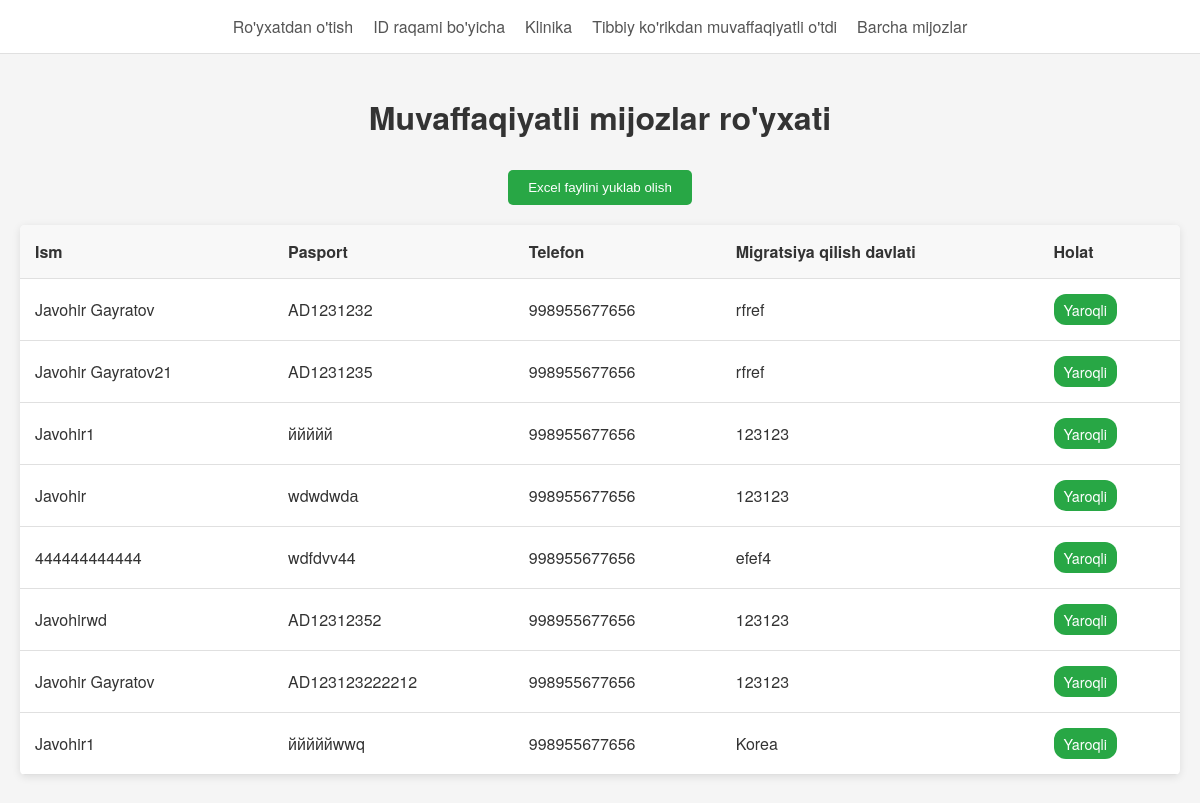
Page /assess_clients on the committed database.
### database.py (models this page shows)
class Client(Base):
    __tablename__ = "clients"
    user_id = Column(Integer, primary_key=True, index=True)
    name = Column(String)
    user_photo = Column(String)  # путь к файлу
    date_of_birth = Column(Date)
    user_passport_id = Column(String, unique=True, index=True)
    passport_photo = Column(String)  # путь к файлу
    user_phone_number = Column(String)
    migrating_country = Column(String)
    referral_for_tests = Column(String)  # путь к PDF
    reg_date = Column(DateTime, default=datetime.now)
    status = Column(Boolean, default=False)
    final_result = Column(String)  # путь к PDF
    assess = Column(Boolean, default=False)

### main.py (the view)
@app.get("/assess_clients")
async def assess_clients_page(request: Request, db: Session = Depends(get_db)):
    clients = db.query(Client).filter(Client.assess == True).all()
    return templates.TemplateResponse("assess_clients.html", {
        "request": request,
        "clients": clients
    })

### templates/assess_clients.html (shortened to what this page needs)
<!DOCTYPE html>
<html>
<head>
    <link rel="stylesheet" href="{{ url_for('static', path='/css/assess_clients.css') }}">
</head>
<body>
    <nav>
        <a href="/registration">Ro'yxatdan o'tish</a>
        <a href="/registration2">ID raqami bo'yicha</a>
        <a href="/clinic_client">Klinika</a>
        <a href="/assess_clients">Tibbiy ko'rikdan muvaffaqiyatli o'tdi</a>
        <a href="/all_clients">Barcha mijozlar</a>
    </nav>
    <div class="container">
        <h1>Muvaffaqiyatli mijozlar ro'yxati</h1>
        <button onclick="downloadExcel('assess')" class="download-btn">Excel faylini yuklab olish</button>
        <table>
            <thead>
                <tr>
                    <th>Ism</th>
                    <th>Pasport</th>
                    <th>Telefon</th>
                    <th>Migratsiya qilish davlati</th>
                    <th>Holat</th>
                </tr>
            </thead>
            <tbody>
                {% for client in clients %}
                <tr>
                    <td>{{ client.name }}</td>
                    <td>{{ client.user_passport_id }}</td>
                    <td>{{ client.user_phone_number }}</td>
                    <td>{{ client.migrating_country }}</td>
                    <td>
                        <span class="status-badge">Yaroqli</span>
                    </td>
                </tr>
                {% endfor %}
            </tbody>
        </table>
    </div>
</body>
</html>

### static/css/assess_clients.css (style rules this page uses)
body { margin: 0; font-family: 'Helvetica Neue', Helvetica, Arial, sans-serif; background-color: #f5f5f5; color: #333; }
nav { background-color: #ffffff; border-bottom: 1px solid #e0e0e0; padding: 15px 30px; display: flex; gap: 20px; justify-content: center; }
nav a { text-decoration: none; color: #555555; font-weight: 500; transition: color 0.3s; }
.container { max-width: 1200px; margin: 40px auto; padding: 0 20px; }
h1 { text-align: center; margin-bottom: 30px; font-size: 2em; color: #333333; }
.download-btn { display: block; margin: 0 auto 20px auto; padding: 10px 20px; background-color: #28a745; color: #ffffff; border: none; border-radius: 5px; cursor: pointer; transition: background-color 0.3s; }
table { width: 100%; border-collapse: collapse; background-color: #ffffff; border-radius: 5px; overflow: hidden; box-shadow: 0 2px 8px rgba(0, 0, 0, 0.1); }
th, td { padding: 15px; text-align: left; border-bottom: 1px solid #e0e0e0; }
th { background-color: #f8f8f8; font-weight: 600; }
.status-badge { display: inline-block; padding: 5px 10px; background-color: #28a745; color: #ffffff; border-radius: 12px; font-size: 0.9em; }

### rows in the picture
Client: name "Javohir Gayratov", user_passport_id "AD1231232", user_phone_number "998955677656", migrating_country "rfref"
Client: name "Javohir Gayratov21", user_passport_id "AD1231235", user_phone_number "998955677656", migrating_country "rfref"
Client: name "Javohir1", user_passport_id "ййййй", user_phone_number "998955677656", migrating_country "123123"
Client: name "Javohir", user_passport_id "wdwdwdа", user_phone_number "998955677656", migrating_country "123123"
Client: name "444444444444", user_passport_id "wdfdvv44", user_phone_number "998955677656", migrating_country "efef4"
Client: name "Javohirwd", user_passport_id "AD12312352", user_phone_number "998955677656", migrating_country "123123"
Client: name "Javohir Gayratov", user_passport_id "AD123123222212", user_phone_number "998955677656", migrating_country "123123"
Client: name "Javohir1", user_passport_id "йййййwwq", user_phone_number "998955677656", migrating_country "Korea"
